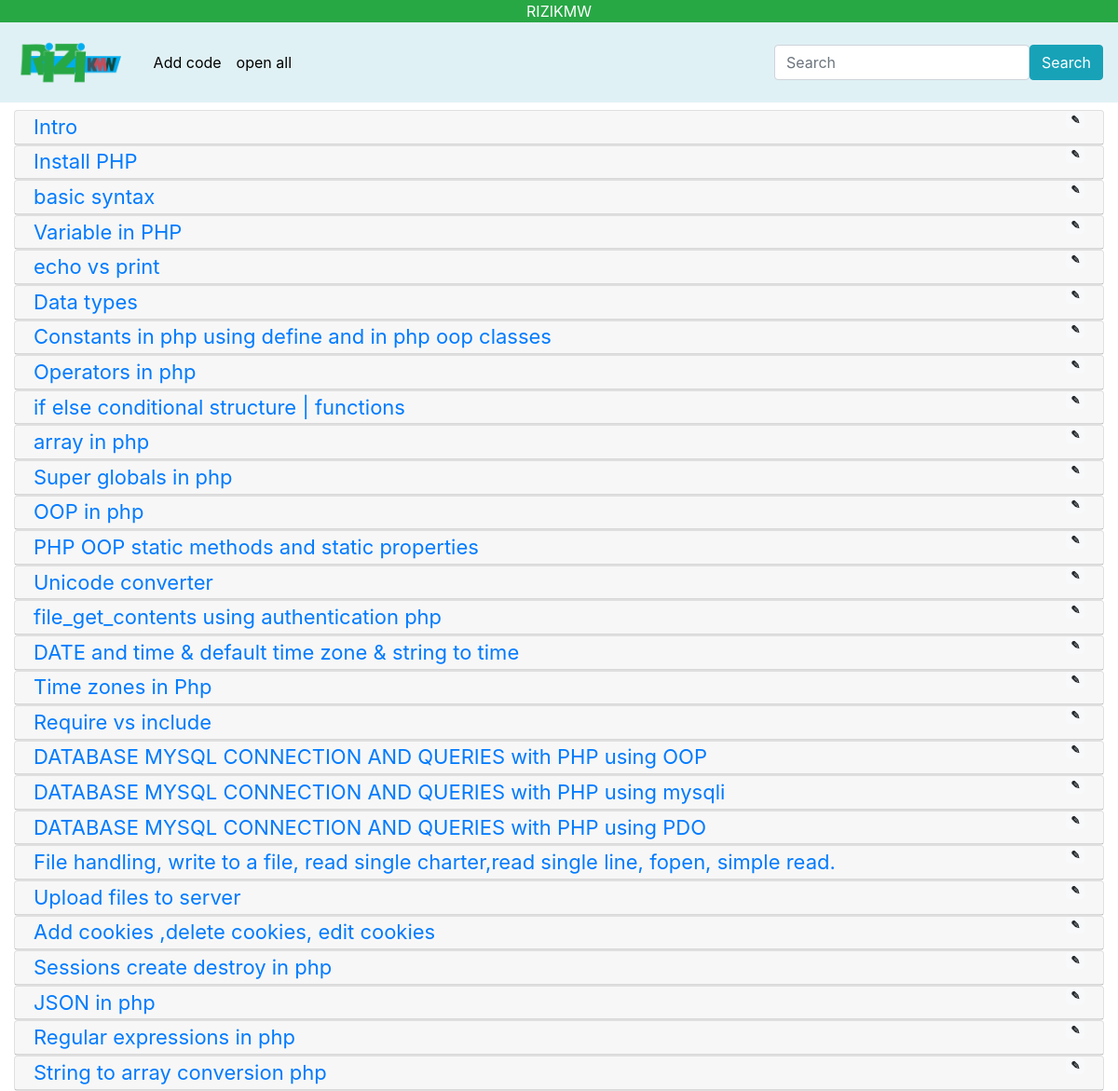
/pkdb/category_view/1, run on an earlier commit of the app's database.
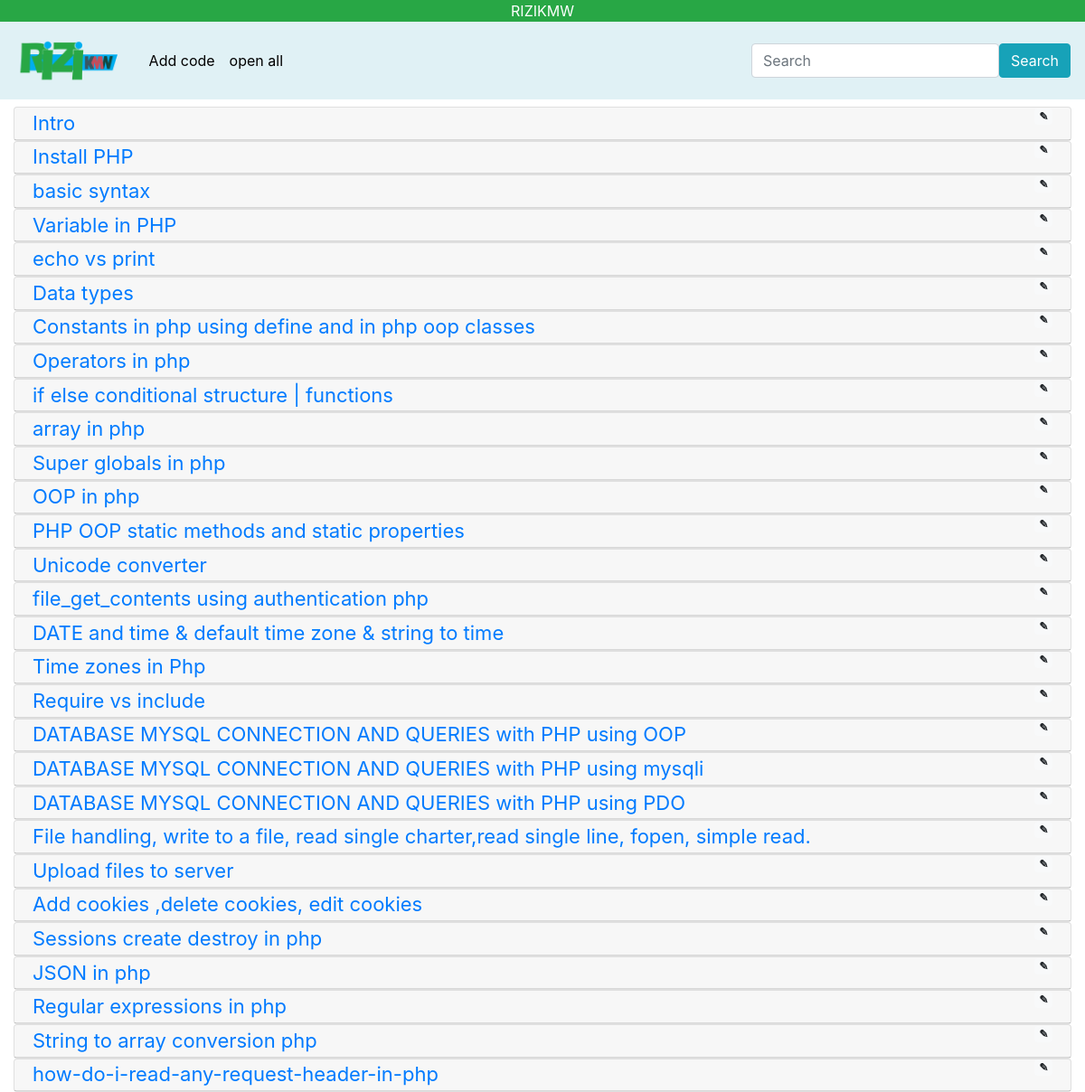
And on a later commit of the database.
### tables this page shows
CREATE TABLE `pkdb` (
  `id` int(10) NOT NULL AUTO_INCREMENT,
  `title` varchar(2000) NOT NULL,
  `code` text NOT NULL,
  `category` int(100) DEFAULT NULL,
  `date_time` timestamp NOT NULL DEFAULT CURRENT_TIMESTAMP,
  PRIMARY KEY (`id`)
);

### application/controllers/pkdb.php (called while the page is built, shortened)
<?php
class pkdb extends CI_Controller {
	function __construct(){
        $this->load->model('upload');
        $this->load->helper('url');
        $this->load->helper('form');
        $this->load->library('session');
    }
    public function category_view($cat){
        $query=$this->db->query("SELECT * FROM categories where id=$cat ORDER BY `categories`.`id`");
        $data['categories_data']=$query->row_array();
        $query=$this->db->query("SELECT * FROM pkdb WHERE category=$cat");
        $data['code_data']=$query->result_array();
        $this->load->view('category_view',$data);
  }
}

### index.php (called while the page is built, shortened)
<?php
require_once BASEPATH.'core/CodeIgniter.php';

### application/views/category_view.php (the view, shortened to what this page needs)
<!DOCTYPE html>
<html lang="en-US">
  <head>
    <link rel="stylesheet" href="https://maxcdn.bootstrapcdn.com/bootstrap/4.3.1/css/bootstrap.min.css">
  </head>
  </head>
  <body>
    <div class="bg-success">
      <a class="" href="index.php" style="cursor: help; text-decoration: none;">
        <p class="text-white text-center headings" style="margin-bottom: 0px;">RIZIKMW</p>
      </a>
    </div>
    <nav class="navbar navbar-expand-lg navigation">
      <a class="navbar-brand" href="<?php echo base_url()?>"><img src="<?php echo base_url()?>assets/images/logo.png"  height="60px" /></a>
      <div class="collapse navbar-collapse" id="navb">
        <ul class="navbar-nav mr-auto">
          <li class="nav-item">
            <a class="nav-link" href="javascript:void(0)" data-toggle="modal" data-target="#add_code_modal">Add code</a>
          </li>
          <li class="nav-item">
            <a href="javascript:void(0)" class="nav-link" id="open_all_accordians">open all</a>
          </li>
        </ul>
        <form class="form-inline my-2 my-lg-0">
          <input class="form-control mr-s" type="text" placeholder="Search">
          <button class="btn btn-info my-2 my-sm-0" type="button">Search</button>
        </form>
      </div>
    </nav>
    <div class="container-fluid ">
          <div class="row mt-2">
            <div class="col-sm-12">
              <div id="accordion">
                <?php
                 if(!empty($code_data)){
                  foreach($code_data as $row){
                ?>
               <div class="card">
                  <div class="card-header">
                    <a class="card-link" style="display: block;display: block;float: left;width: 80%;" data-toggle="collapse" href="#id_<?php echo $row['id']?>">
                      <?php echo $row['title']?>
                    </a>
                    <span style="float:right;" class="badge badge-light edit_button" data-toggle="modal" data-target="#edit_code_modal" data-id="<?php echo $row['id'];?>" >&#9998;</span>
                  </div>
                </div>
                <?php
                    }
                  }
                ?>
              </div>
            </div>
          </div>
      </div>
  </body>
</html>

What changed in the data, as far as the page shows it:
added pkdb: title "how-do-i-read-any-request-header-in-php"
